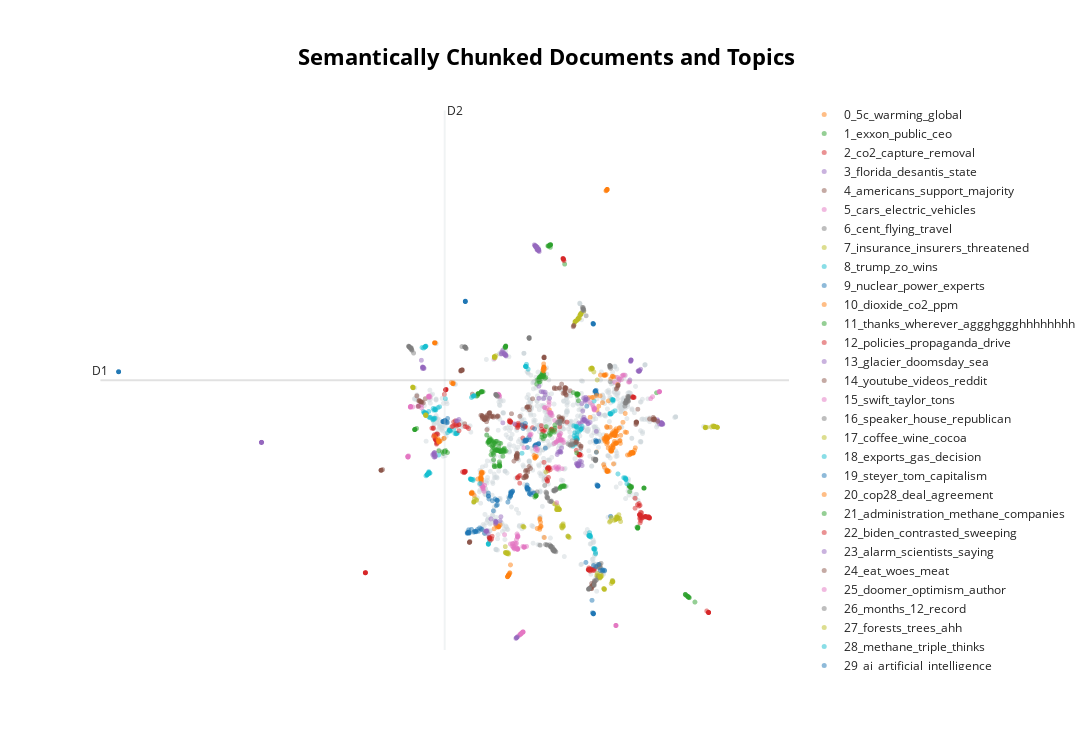

Notebook cell for this chart:
### Code cell
base_visual_docs = base_topic_model.visualize_documents(tokenized_text, embeddings=base_embed, hide_annotations=True, title='<b>Semantically Chunked Documents and Topics</b>')
base_visual_docs.write_html("figures/seg-visual-docs.html")
base_visual_docs
